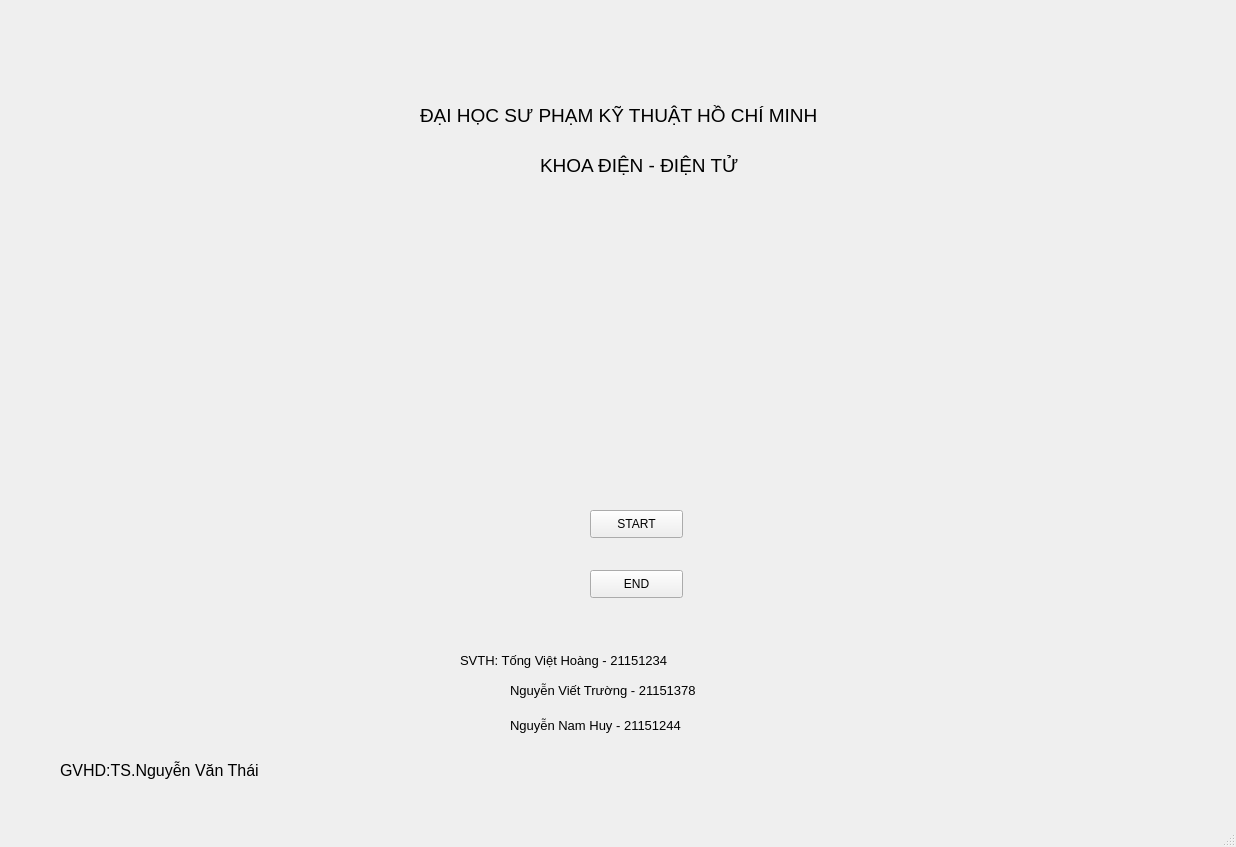
<?xml version="1.0" encoding="UTF-8"?>
<ui version="4.0">
 <class>MainWindow</class>
 <widget class="QMainWindow" name="MainWindow">
  <property name="geometry">
   <rect>
    <x>0</x>
    <y>0</y>
    <width>1236</width>
    <height>847</height>
   </rect>
  </property>
  <property name="windowTitle">
   <string>MainWindow</string>
  </property>
  <widget class="QWidget" name="centralwidget">
   <widget class="QLabel" name="label_8">
    <property name="geometry">
     <rect>
      <x>920</x>
      <y>0</y>
      <width>101</width>
      <height>81</height>
     </rect>
    </property>
    <property name="frameShape">
     <enum>QFrame::NoFrame</enum>
    </property>
    <property name="text">
     <string/>
    </property>
    <property name="pixmap">
     <pixmap>../../../../../../../../Admin/Desktop/Logo-DH-Su-Pham-Ky-Thuat-TP-Ho-Chi-Minh-HCMUTE.webp</pixmap>
    </property>
    <property name="scaledContents">
     <bool>true</bool>
    </property>
   </widget>
   <widget class="QLabel" name="label_9">
    <property name="geometry">
     <rect>
      <x>10</x>
      <y>10</y>
      <width>151</width>
      <height>91</height>
     </rect>
    </property>
    <property name="text">
     <string/>
    </property>
    <property name="pixmap">
     <pixmap>../../../../../../../../Admin/Desktop/tải xuống.jpg</pixmap>
    </property>
    <property name="scaledContents">
     <bool>true</bool>
    </property>
   </widget>
   <widget class="QLabel" name="label">
    <property name="geometry">
     <rect>
      <x>340</x>
      <y>180</y>
      <width>55</width>
      <height>16</height>
     </rect>
    </property>
    <property name="text">
     <string/>
    </property>
   </widget>
   <widget class="QLabel" name="label_4">
    <property name="geometry">
     <rect>
      <x>420</x>
      <y>20</y>
      <width>581</width>
      <height>191</height>
     </rect>
    </property>
    <property name="font">
     <font>
      <pointsize>14</pointsize>
     </font>
    </property>
    <property name="text">
     <string>ĐẠI HỌC SƯ PHẠM KỸ THUẬT HỒ CHÍ MINH</string>
    </property>
   </widget>
   <widget class="QLabel" name="label_5">
    <property name="geometry">
     <rect>
      <x>540</x>
      <y>90</y>
      <width>331</width>
      <height>151</height>
     </rect>
    </property>
    <property name="font">
     <font>
      <pointsize>14</pointsize>
     </font>
    </property>
    <property name="text">
     <string>KHOA ĐIỆN - ĐIỆN TỬ</string>
    </property>
   </widget>
   <widget class="QLabel" name="label_6">
    <property name="geometry">
     <rect>
      <x>60</x>
      <y>750</y>
      <width>421</width>
      <height>41</height>
     </rect>
    </property>
    <property name="font">
     <font>
      <pointsize>12</pointsize>
     </font>
    </property>
    <property name="text">
     <string>GVHD:TS.Nguyễn Văn Thái</string>
    </property>
   </widget>
   <widget class="QLabel" name="label_7">
    <property name="geometry">
     <rect>
      <x>460</x>
      <y>620</y>
      <width>351</width>
      <height>81</height>
     </rect>
    </property>
    <property name="font">
     <font>
      <pointsize>10</pointsize>
     </font>
    </property>
    <property name="text">
     <string>SVTH: Tống Việt Hoàng - 21151234</string>
    </property>
   </widget>
   <widget class="QLabel" name="label_11">
    <property name="geometry">
     <rect>
      <x>510</x>
      <y>630</y>
      <width>251</width>
      <height>121</height>
     </rect>
    </property>
    <property name="font">
     <font>
      <pointsize>10</pointsize>
     </font>
    </property>
    <property name="text">
     <string>Nguyễn Viết Trường - 21151378</string>
    </property>
   </widget>
   <widget class="QLabel" name="label_12">
    <property name="geometry">
     <rect>
      <x>510</x>
      <y>690</y>
      <width>261</width>
      <height>71</height>
     </rect>
    </property>
    <property name="font">
     <font>
      <pointsize>10</pointsize>
     </font>
    </property>
    <property name="text">
     <string>Nguyễn Nam Huy - 21151244</string>
    </property>
   </widget>
   <widget class="QLabel" name="label_2">
    <property name="geometry">
     <rect>
      <x>0</x>
      <y>0</y>
      <width>1241</width>
      <height>801</height>
     </rect>
    </property>
    <property name="text">
     <string/>
    </property>
    <property name="pixmap">
     <pixmap>../../../../../../Thiết kế chưa có tên.jpg</pixmap>
    </property>
    <property name="scaledContents">
     <bool>true</bool>
    </property>
   </widget>
   <widget class="QPushButton" name="btn_start">
    <property name="geometry">
     <rect>
      <x>590</x>
      <y>510</y>
      <width>93</width>
      <height>28</height>
     </rect>
    </property>
    <property name="text">
     <string>START</string>
    </property>
   </widget>
   <widget class="QPushButton" name="btn_END">
    <property name="geometry">
     <rect>
      <x>590</x>
      <y>570</y>
      <width>93</width>
      <height>28</height>
     </rect>
    </property>
    <property name="text">
     <string>END</string>
    </property>
   </widget>
   <widget class="QLabel" name="label_10">
    <property name="geometry">
     <rect>
      <x>490</x>
      <y>190</y>
      <width>131</width>
      <height>111</height>
     </rect>
    </property>
    <property name="text">
     <string/>
    </property>
    <property name="pixmap">
     <pixmap>../../../../../../images.jpg</pixmap>
    </property>
    <property name="scaledContents">
     <bool>true</bool>
    </property>
   </widget>
   <widget class="QLabel" name="label_13">
    <property name="geometry">
     <rect>
      <x>670</x>
      <y>190</y>
      <width>131</width>
      <height>111</height>
     </rect>
    </property>
    <property name="text">
     <string/>
    </property>
    <property name="pixmap">
     <pixmap>../../../../../../download.jpg</pixmap>
    </property>
    <property name="scaledContents">
     <bool>true</bool>
    </property>
   </widget>
   <widget class="QLabel" name="label_14">
    <property name="geometry">
     <rect>
      <x>60</x>
      <y>520</y>
      <width>251</width>
      <height>231</height>
     </rect>
    </property>
    <property name="text">
     <string/>
    </property>
    <property name="pixmap">
     <pixmap>../../../../../../../Downloads/fc74fa8e1372cd2c9463.jpg</pixmap>
    </property>
    <property name="scaledContents">
     <bool>true</bool>
    </property>
   </widget>
   <widget class="QLabel" name="label_3">
    <property name="geometry">
     <rect>
      <x>360</x>
      <y>310</y>
      <width>571</width>
      <height>201</height>
     </rect>
    </property>
    <property name="text">
     <string/>
    </property>
    <property name="pixmap">
     <pixmap>../../../../../../Capture1.PNG</pixmap>
    </property>
    <property name="scaledContents">
     <bool>true</bool>
    </property>
   </widget>
   <zorder>label_2</zorder>
   <zorder>label_8</zorder>
   <zorder>label_9</zorder>
   <zorder>label</zorder>
   <zorder>label_4</zorder>
   <zorder>label_5</zorder>
   <zorder>label_6</zorder>
   <zorder>label_7</zorder>
   <zorder>label_11</zorder>
   <zorder>label_12</zorder>
   <zorder>btn_start</zorder>
   <zorder>btn_END</zorder>
   <zorder>label_10</zorder>
   <zorder>label_13</zorder>
   <zorder>label_14</zorder>
   <zorder>label_3</zorder>
  </widget>
  <widget class="QMenuBar" name="menubar">
   <property name="geometry">
    <rect>
     <x>0</x>
     <y>0</y>
     <width>1236</width>
     <height>26</height>
    </rect>
   </property>
  </widget>
  <widget class="QStatusBar" name="statusbar"/>
 </widget>
 <resources>
  <include location="../../../../../../pic.qrc"/>
  <include location="../../../../../../pic.qrc"/>
 </resources>
 <connections/>
</ui>
